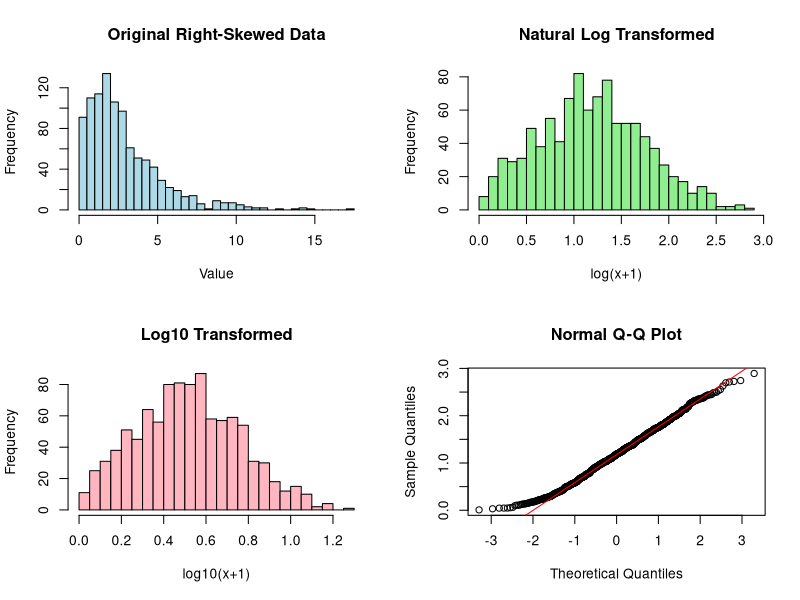
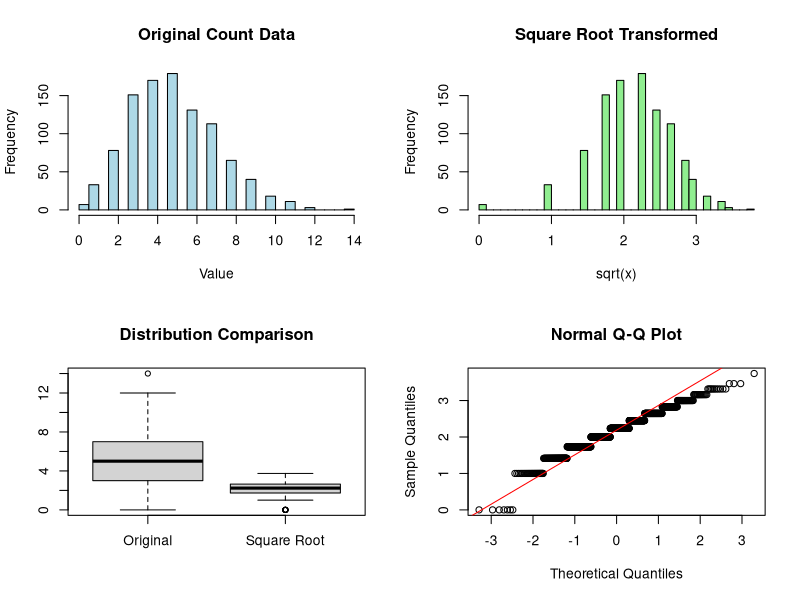
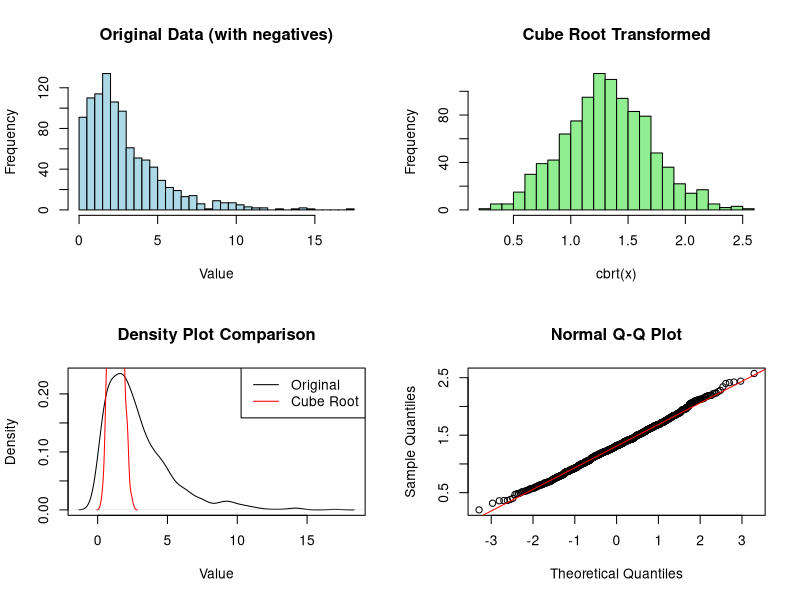
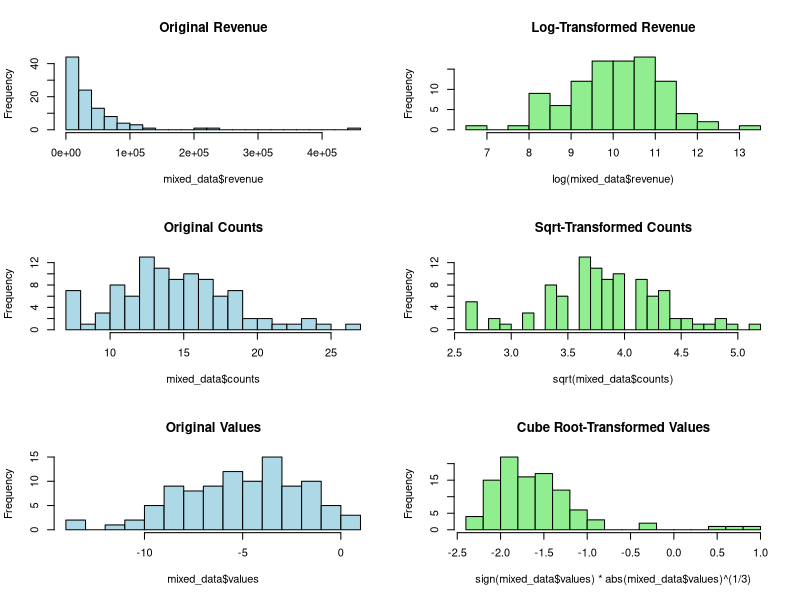
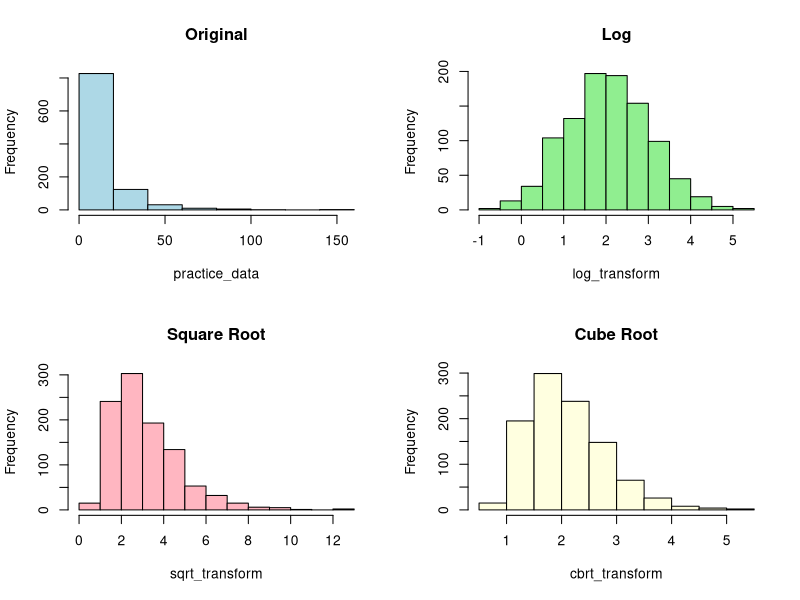

Reproduce these figures in R, in order.
## ---- chunk 1
# Set random seed for reproducibility
set.seed(123)

# Create sample datasets with different characteristics
right_skewed_data <- rchisq(1000, df=3)  # Right-skewed data
count_data <- rpois(1000, lambda=5)  # Count data
## ---- chunk 2
# Create a plotting window with 2 rows and 2 columns
par(mfrow=c(2,2))

# Original data
hist(right_skewed_data, 
     main="Original Right-Skewed Data",
     xlab="Value",
     col="lightblue",
     breaks=30)

# Natural log transformation (adding 1 to handle zeros)
log_data <- log1p(right_skewed_data)
hist(log_data,
     main="Natural Log Transformed",
     xlab="log(x+1)",
     col="lightgreen",
     breaks=30)

# Log base 10 transformation
log10_data <- log10(right_skewed_data + 1)
hist(log10_data,
     main="Log10 Transformed",
     xlab="log10(x+1)",
     col="lightpink",
     breaks=30)

# QQ plot of log-transformed data
qqnorm(log_data)
qqline(log_data, col="red")
## ---- chunk 3
par(mfrow=c(2,2))

# Original count data
hist(count_data,
     main="Original Count Data",
     xlab="Value",
     col="lightblue",
     breaks=30)

# Square root transformation
sqrt_data <- sqrt(count_data)
hist(sqrt_data,
     main="Square Root Transformed",
     xlab="sqrt(x)",
     col="lightgreen",
     breaks=30)

# Compare distributions
boxplot(count_data, sqrt_data,
        names=c("Original", "Square Root"),
        main="Distribution Comparison")

# QQ plot of sqrt-transformed data
qqnorm(sqrt_data)
qqline(sqrt_data, col="red")
## ---- chunk 4
par(mfrow=c(2,2))

# Original data with negative values
hist(right_skewed_data,
     main="Original Data (with negatives)",
     xlab="Value",
     col="lightblue",
     breaks=30)

# Cube root transformation
cbrt_data <- sign(right_skewed_data) * abs(right_skewed_data) ^ (1/3)
hist(cbrt_data,
     main="Cube Root Transformed",
     xlab="cbrt(x)",
     col="lightgreen",
     breaks=30)

# Density plots comparison
plot(density(right_skewed_data),
     main="Density Plot Comparison",
     xlab="Value")
lines(density(cbrt_data), col="red")
legend("topright", 
       legend=c("Original", "Cube Root"),
       col=c("black", "red"),
       lty=1)

# QQ plot of cube root-transformed data
qqnorm(cbrt_data)
qqline(cbrt_data, col="red")
## ---- chunk 5
# Create a dataset with mixed properties
mixed_data <- data.frame(
    revenue = exp(rnorm(100, 10, 1)),  # Right-skewed
    counts = rpois(100, 15),           # Count data
    values = rnorm(100, -5, 3)         # Some negative values
)

# Function to compare original vs transformed
compare_transforms <- function(data, title) {
    par(mfrow=c(1,2))
    hist(data, main=paste("Original:", title),
         col="lightblue", breaks=20)
    qqnorm(data, main="Q-Q Plot")
    qqline(data, col="red")
}

# Apply and visualize transformations
par(mfrow=c(3,2))

# Revenue data (log transform)
hist(mixed_data$revenue, 
     main="Original Revenue",
     col="lightblue", breaks=20)
hist(log(mixed_data$revenue),
     main="Log-Transformed Revenue",
     col="lightgreen", breaks=20)

# Count data (square root transform)
hist(mixed_data$counts,
     main="Original Counts",
     col="lightblue", breaks=20)
hist(sqrt(mixed_data$counts),
     main="Sqrt-Transformed Counts",
     col="lightgreen", breaks=20)

# Values with negatives (cube root transform)
hist(mixed_data$values,
     main="Original Values",
     col="lightblue", breaks=20)
hist(sign(mixed_data$values) * abs(mixed_data$values)^(1/3),
     main="Cube Root-Transformed Values",
     col="lightgreen", breaks=20)
## ---- chunk 6
# Solution
set.seed(456)
practice_data <- exp(rnorm(1000, mean=2, sd=1))

# Apply transformations
log_transform <- log(practice_data)
sqrt_transform <- sqrt(practice_data)
cbrt_transform <- sign(practice_data) * abs(practice_data)^(1/3)

# Create visualization
par(mfrow=c(2,2))
hist(practice_data, main="Original", col="lightblue")
hist(log_transform, main="Log", col="lightgreen")
hist(sqrt_transform, main="Square Root", col="lightpink")
hist(cbrt_transform, main="Cube Root", col="lightyellow")
